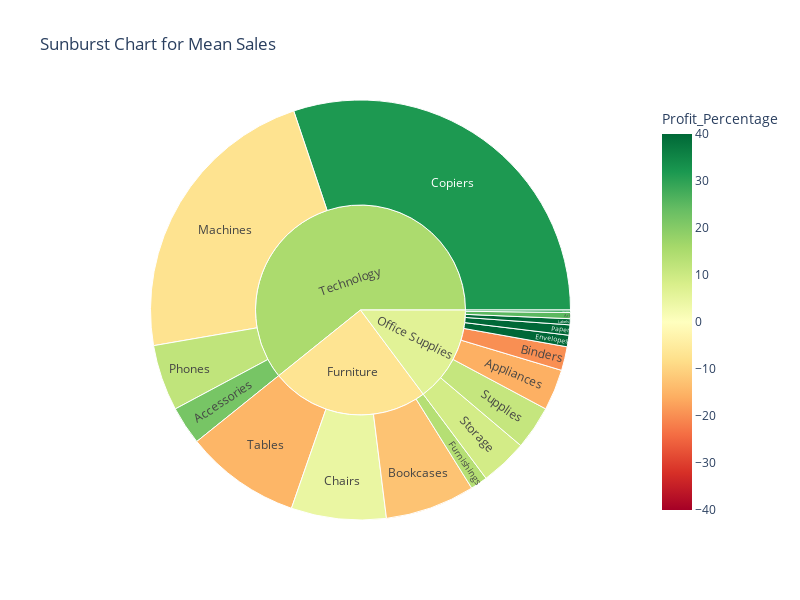

The notebook cell saved with this chart:
### Markdown cell above
We turn to average profit and sales analysis for categories and sub-categories to gain clearer insights.

### Code cell
import pandas as pd
import plotly.express as px

# Assuming df is your DataFrame containing Category, Sub-Category, Sales, and Quantity columns

# Calculate mean sales for each category and sub-category
sales_df = store.groupby(['Category', 'Sub-Category']).agg({'Sales': 'mean', 'Profit_Percentage': 'mean'}).reset_index()



# Create sunburst chart for mean sales
fig_sales = px.sunburst(sales_df, path=['Category', 'Sub-Category'], values='Sales',
                        title='Sunburst Chart for Mean Sales', 
                   color='Profit_Percentage', color_continuous_scale=px.colors.diverging.RdYlGn,
                   color_continuous_midpoint=0, range_color=[-40, 40],
                   width=800,
                   height=600)


fig_sales.update_layout(legend=dict(title='Sales Mean'))



# Display the charts side by side
fig_sales.show()

### Figure 1 — Plotly figure (JSON) as saved in the notebook; plotly's stock layout.template omitted (floating-point values rounded to 4 significant figures)
{"data": [{"branchvalues": "total", "customdata": [[21.82], [-15.69], [25.16], [-19.86], [-12.66], [4.397], [31.72], [42.31], [29.92], [13.69], [42.95], [-7.203], [42.56], [11.92], [8.911], [11.2], [-14.77], [-6.909], [6.28], [15.13]], "domain": {"x": [0, 1], "y": [0, 1]}, "hovertemplate": "labels=%{label}<br>Sales=%{value}<br>parent=%{parent}<br>id=%{id}<br>Profit_Percentage=%{color}<extra></extra>", "ids": ["Technology/Accessories", "Office Supplies/Appliances", "Office Supplies/Art", "Office Supplies/Binders", "Furniture/Bookcases", "Furniture/Chairs", "Technology/Copiers", "Office Supplies/Envelopes", "Office Supplies/Fasteners", "Furniture/Furnishings", "Office Supplies/Labels", "Technology/Machines", "Office Supplies/Paper", "Technology/Phones", "Office Supplies/Storage", "Office Supplies/Supplies", "Furniture/Tables", "Furniture", "Office Supplies", "Technology"], "labels": ["Accessories", "Appliances", "Art", "Binders", "Bookcases", "Chairs", "Copiers", "Envelopes", "Fasteners", "Furnishings", "Labels", "Machines", "Paper", "Phones", "Storage", "Supplies", "Tables", "Furniture", "Office Supplies", "Technology"], "marker": {"coloraxis": "coloraxis", "colors": [21.82, -15.69, 25.16, -19.86, -12.66, 4.397, 31.72, 42.31, 29.92, 13.69, 42.95, -7.203, 42.56, 11.92, 8.911, 11.2, -14.77, -6.909, 6.28, 15.13]}, "name": "", "parents": ["Technology", "Office Supplies", "Office Supplies", "Office Supplies", "Furniture", "Furniture", "Technology", "Office Supplies", "Office Supplies", "Furniture", "Office Supplies", "Technology", "Office Supplies", "Technology", "Office Supplies", "Office Supplies", "Furniture", "", "", ""], "type": "sunburst", "values": [216.0, 230.8, 34.1, 133.6, 503.9, 533.0, 2199.0, 64.87, 13.94, 95.9, 34.28, 1646.0, 57.56, 371.2, 264.6, 245.7, 648.8, 1782.0, 1079.0, 4432.0]}], "layout": {"coloraxis": {"cmax": 40, "cmid": 0, "cmin": -40, "colorbar": {"title": {"text": "Profit_Percentage"}}, "colorscale": [[0, "rgb(165,0,38)"], [0.1, "rgb(215,48,39)"], [0.2, "rgb(244,109,67)"], [0.3, "rgb(253,174,97)"], [0.4, "rgb(254,224,139)"], [0.5, "rgb(255,255,191)"], [0.6, "rgb(217,239,139)"], [0.7, "rgb(166,217,106)"], [0.8, "rgb(102,189,99)"], [0.9, "rgb(26,152,80)"], [1, "rgb(0,104,55)"]]}, "height": 600, "legend": {"title": {"text": "Sales Mean"}, "tracegroupgap": 0}, "title": {"text": "Sunburst Chart for Mean Sales"}, "width": 800}}
